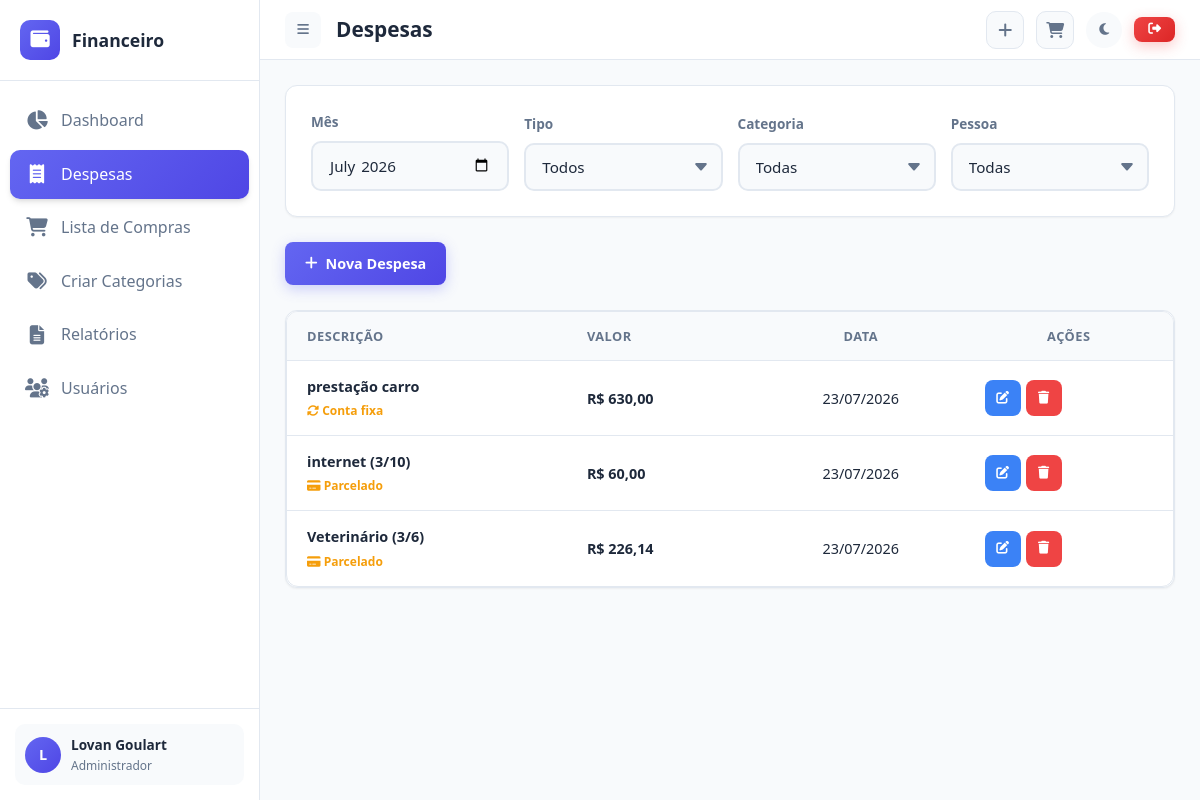
/expenses (signed in), run on the app's committed database.
### tables this page shows
CREATE TABLE users (
            id INTEGER PRIMARY KEY AUTOINCREMENT,
            username TEXT UNIQUE NOT NULL,
            name TEXT NOT NULL,
            email TEXT NOT NULL,
            password_hash TEXT NOT NULL,
            role TEXT DEFAULT 'user',
            created_at TIMESTAMP DEFAULT CURRENT_TIMESTAMP
        );

CREATE TABLE expenses (
            id INTEGER PRIMARY KEY AUTOINCREMENT,
            description TEXT NOT NULL,
            amount REAL NOT NULL,
            expense_date DATE NOT NULL,
            category_id INTEGER,
            person_id INTEGER NOT NULL,
            expense_type TEXT DEFAULT 'individual',
            is_recurring INTEGER DEFAULT 0,
            recurring_frequency TEXT,
            next_due_date DATE,
            is_installment INTEGER DEFAULT 0,
            installment_total INTEGER DEFAULT 1,
            installment_number INTEGER DEFAULT 1,
            installment_group_id TEXT,
            notes TEXT,
            created_by INTEGER,
            created_at TIMESTAMP DEFAULT CURRENT_TIMESTAMP,
            FOREIGN KEY (category_id) REFERENCES categories(id),
            FOREIGN KEY (person_id) REFERENCES users(id),
            FOREIGN KEY (created_by) REFERENCES users(id)
        );

### app.py (the view)
@app.route('/expenses')
@login_required
@family_context
def expenses(current_user, family_email, is_admin):
    conn = get_db_connection(app.config['DATABASE'])
    member_ids = get_family_member_ids(family_email)
    filter_type = request.args.get('type', '')
    filter_category = request.args.get('category', '')
    filter_person = request.args.get('person', '')
    filter_month = request.args.get('month', datetime.now().strftime('%Y-%m'))
    year, month = map(int, filter_month.split('-'))
    all_expenses = get_all_expenses_for_month(
        conn,
        member_ids,
        year,
        month,
        include_regular=True
    )
    if filter_type:
        all_expenses = [
            e for e in all_expenses
            if e['expense_type'] == filter_type
        ]
    if filter_category:
        all_expenses = [
            e for e in all_expenses
            if str(e.get('category_id')) == filter_category
        ]
    if filter_person:
        all_expenses = [
            e for e in all_expenses
            if str(e['person_id']) == filter_person
        ]
    for expense in all_expenses:
        if not expense.get('is_generated'):
            expense['can_edit'] = True
            expense['edit_id'] = expense['id']
            expense['can_delete'] = True
            expense['delete_id'] = expense['id']
        else:
            expense['can_edit'] = True
            expense['edit_id'] = expense['original_id']
            expense['can_delete'] = True
            expense['delete_id'] = expense['original_id']
    categories = conn.execute(
        'SELECT * FROM categories WHERE family_email = ? ORDER BY name',
        (family_email,)
    ).fetchall()
    family_members = get_family_members(family_email)
    conn.close()
    return render_template(
        'expenses.html',
        current_user=current_user,
        is_admin=is_admin,
        expenses=all_expenses,
        categories=[dict(c) for c in categories],
        family_members=family_members,
        filter_type=filter_type,
        filter_category=filter_category,
        filter_person=filter_person,
        filter_month=filter_month,
        filter_month_br=format_month_br(year, month)
    )

### app.py (called while the page is built)
def format_date_br(date_obj):
    if isinstance(date_obj, str):
        try:
            date_obj = datetime.strptime(date_obj, '%Y-%m-%d')
        except ValueError:
            return date_obj
    if date_obj:
        return date_obj.strftime('%d/%m/%Y')
    return ''

def format_month_br(year, month):
    meses = ['', 'Janeiro', 'Fevereiro', 'Março', 'Abril', 'Maio', 'Junho',
                'Julho', 'Agosto', 'Setembro', 'Outubro', 'Novembro', 'Dezembro']
    return "{} / {}".format(meses[month], year)

def login_required(f):
    @wraps(f)
    def decorated_function(*args, **kwargs):
        if 'user_id' not in session:
            flash('Por favor, faça login para acessar esta página.', 'warning')
            return redirect(url_for('login'))
        return f(*args, **kwargs)
    return decorated_function

def family_context(f):
    @wraps(f)
    def decorated_function(*args, **kwargs):
        if 'user_id' not in session:
            return redirect(url_for('login'))
        conn = get_db_connection(app.config['DATABASE'])
        user = conn.execute('SELECT * FROM users WHERE id = ?', (session['user_id'],)).fetchone()
        conn.close()
        if not user:
            session.clear()
            flash('Usuário não encontrado.', 'danger')
            return redirect(url_for('login'))
        kwargs['current_user'] = dict(user)
        kwargs['family_email'] = user['email']
        kwargs['is_admin'] = user['role'] == 'admin'
        return f(*args, **kwargs)
    return decorated_function

def get_family_members(family_email):
    conn = get_db_connection(app.config['DATABASE'])
    members = conn.execute(
        'SELECT id, username, name, role FROM users WHERE email = ? ORDER BY created_at',
        (family_email,)
    ).fetchall()
    conn.close()
    return [dict(m) for m in members]

def get_family_member_ids(family_email):
    members = get_family_members(family_email)
    return [m['id'] for m in members]

def get_month_range(year=None, month=None):
    now = datetime.now()
    year = year or now.year
    month = month or now.month
    first_day = datetime(year, month, 1)
    if month == 12:
        last_day = datetime(year + 1, 1, 1) - timedelta(days=1)
    else:
        last_day = datetime(year, month + 1, 1) - timedelta(days=1)
    return first_day.strftime('%Y-%m-%d'), last_day.strftime('%Y-%m-%d')

def get_last_day_of_month(year, month):
    return monthrange(year, month)[1]

### templates/expenses.html (shortened to what this page needs)
{% extends "base.html" %}
{% block page_title %}Despesas{% endblock %}
{% block content %}
<div class="card" style="margin-bottom: 25px;">
    <div class="card-body">
        <form method="GET" action="{{ url_for('expenses') }}" style="display: flex; flex-wrap: wrap; gap: 15px; align-items: end;">
            <div class="form-group" style="flex: 1; min-width: 150px; margin-bottom: 0;">
                <label class="form-label">Mês</label>
                <input type="month" name="month" class="form-control" value="{{ filter_month }}" onchange="this.form.submit()">
            </div>
            <div class="form-group" style="flex: 1; min-width: 150px; margin-bottom: 0;">
                <label class="form-label">Tipo</label>
                <select name="type" class="form-control" onchange="this.form.submit()">
                    <option value="">Todos</option>
                </select>
            </div>
            <div class="form-group" style="flex: 1; min-width: 150px; margin-bottom: 0;">
                <label class="form-label">Categoria</label>
                <select name="category" class="form-control" onchange="this.form.submit()">
                    <option value="">Todas</option>
                </select>
            </div>
            <div class="form-group" style="flex: 1; min-width: 150px; margin-bottom: 0;">
                <label class="form-label">Pessoa</label>
                <select name="person" class="form-control" onchange="this.form.submit()">
                    <option value="">Todas</option>
                </select>
            </div>
        </form>
    </div>
</div>
<div style="margin-bottom: 25px;">
    <a href="{{ url_for('add_expense') }}" class="btn btn-primary">
        <i class="fas fa-plus"></i> Nova Despesa
    </a>
</div>
<div class="card">
    <div class="card-body" style="padding: 0;">
        <div class="table-container">
            <table class="data-table">
                <thead>
                    <tr>
                        <th>Descrição</th>
                        <th>Valor</th>
                        <th style="text-align: center;">Data</th>
                        <th style="text-align: center;">Ações</th>
                    </tr>
                </thead>
                <tbody>
                    {% for expense in expenses %}
                    <tr>
                        <td>
                            <strong>
                                {{ expense.description }}
                            </strong>
                            {% if expense.is_generated %}
                            <br>
                            <small style="color: var(--warning); font-weight: 600;">
                                {% if expense.generation_type == 'recorrente' %}
                                    <i class="fas fa-sync-alt"></i> Conta fixa
                                {% elif expense.generation_type == 'parcela' %}
                                    <i class="fas fa-credit-card"></i> Parcelado
                                {% endif %}
                            </small>
                            {% endif %}
                        </td>
                        <td class="currency" style="font-weight: 600;">
                            {{ expense.amount|currency_br }}
                        </td>
                        <td style="text-align: center;">
                            {{ expense.expense_date_br }}
                        </td>
                        <td style="text-align: center;">
                            <div style="display: flex; gap: 5px;">
                                {% if expense.can_edit %}
                                <a href="{{ url_for('edit_expense', id=expense.edit_id) }}"
                                   class="btn btn-sm btn-icon"
                                   style="background: var(--info); color: white;"
                                   title="Editar">
                                    <i class="fas fa-edit"></i>
                                </a>
                                {% endif %}
                                {% if expense.can_delete %}
                                <form method="POST"
                                      action="{{ url_for('delete_expense', id=expense.delete_id) }}"
                                      data-confirm="Tem certeza que deseja excluir esta despesa?"
                                      style="display: inline;">
                                    <button type="submit"
                                            class="btn btn-sm btn-icon"
                                            style="background: var(--danger); color: white;"
                                            title="Excluir">
                                        <i class="fas fa-trash"></i>
                                    </button>
                                </form>
                                {% endif %}
                            </div>
                        </td>
                    </tr>
                    {% endfor %}
                </tbody>
            </table>
        </div>
    </div>
</div>
{% endblock %}

### templates/base.html (shortened to what this page needs)
<!DOCTYPE html>
<html lang="pt-BR" data-theme="light">
<head>
    <link rel="stylesheet" href="https://cdnjs.cloudflare.com/ajax/libs/font-awesome/6.5.1/css/all.min.css">
    <link rel="stylesheet" href="{{ url_for('static', filename='css/style.css') }}">
</head>
<body>
    {% if session.user_id %}
    <div class="app-layout">
        <aside class="sidebar">
            <div class="sidebar-header">
                <div class="sidebar-logo">
                    <i class="fas fa-wallet"></i>
                </div>
                <span class="sidebar-brand">Financeiro</span>
            </div>
            <ul class="sidebar-nav">
                <li>
                    <a href="{{ url_for('dashboard') }}" class="{% if request.endpoint == 'dashboard' %}active{% endif %}">
                        <i class="fas fa-chart-pie"></i>
                        <span>Dashboard</span>
                    </a>
                </li>
                <li>
                    <a href="{{ url_for('expenses') }}" class="{% if request.endpoint in ['expenses', 'add_expense', 'edit_expense'] %}active{% endif %}">
                        <i class="fas fa-receipt"></i>
                        <span>Despesas</span>
                    </a>
                </li>
                <li>
                    <a href="{{ url_for('shopping') }}" class="{% if request.endpoint in ['shopping'] %}active{% endif %}">
                        <i class="fas fa-shopping-cart"></i>
                        <span>Lista de Compras</span>
                    </a>
                </li>
                <li>
                    <a href="{{ url_for('categories') }}" class="{% if request.endpoint in ['categories'] %}active{% endif %}">
                        <i class="fas fa-tags"></i>
                        <span>Criar Categorias</span>
                    </a>
                </li>
                <li>
                    <a href="{{ url_for('reports') }}" class="{% if request.endpoint in ['reports'] %}active{% endif %}">
                        <i class="fas fa-file-alt"></i>
                        <span>Relatórios</span>
                    </a>
                </li>
                {% if is_admin %}
                <li>
                    <a href="{{ url_for('admin_users') }}" class="{% if request.endpoint in ['admin_users'] %}active{% endif %}">
                        <i class="fas fa-users-cog"></i>
                        <span>Usuários</span>
                    </a>
                </li>
                {% endif %}
            </ul>
            <div class="sidebar-footer">
                <div class="user-info">
                    <div class="user-avatar">{{ current_user.name[0]|upper }}</div>
                    <div class="user-details">
                        <div class="user-name">{{ current_user.name }}</div>
                        <div class="user-role">{{ 'Administrador' if is_admin else 'Usuario' }}</div>
                    </div>
                </div>
            </div>
        </aside>
        <main class="main-content">
            <header class="top-header">
                <div class="header-left">
                    <button class="menu-toggle menu-toggle-pc" type="button">
                        <i class="fas fa-bars"></i>
                    </button>
                    <h1 class="page-title">{% block page_title %}Dashboard{% endblock %}</h1>
                </div>
                <div class="header-right header-right-pc">
                    <a href="{{ url_for('add_expense') }}"
                       class="header-icon {% if request.endpoint in ['add_expense'] %}active{% endif %}"
                       title="Adicionar despesa">
                        <i class="fas fa-plus"></i>
                    </a>
                    <a href="{{ url_for('shopping') }}"
                       class="header-icon {% if request.endpoint in ['shopping'] %}active{% endif %}"
                       title="Lista de compras">
                        <i class="fas fa-shopping-cart"></i>
                    </a>
                    <button class="theme-toggle" type="button" title="Alternar tema">
                        <i class="fas fa-moon"></i>
                    </button>
                    <a href="{{ url_for('logout') }}" class="btn btn-sm btn-danger" title="Sair">
                        <i class="fas fa-sign-out-alt"></i>
                    </a>
                </div>
            </header>
            <div class="content-area">
                {% block content %}{% endblock %}
            </div>
        </main>
    </div>
    {% else %}
        {% block auth_content %}{% endblock %}
    {% endif %}
</body>
</html>

### data on the page
users: name "L", name "Lovan Goulart"
expenses: description "prestação carro", shows "Conta fixa", amount "R$ 630,00", expense_date_br "23/07/2026"
expenses: description "internet (3/10)", shows "Parcelado", amount "R$ 60,00", expense_date_br "23/07/2026"
expenses: description "Veterinário (3/6)", shows "Parcelado", amount "R$ 226,14", expense_date_br "23/07/2026"

### other printed values
{{ 'Administrador' if is_admin else 'Usuario' }} "Administrador"
